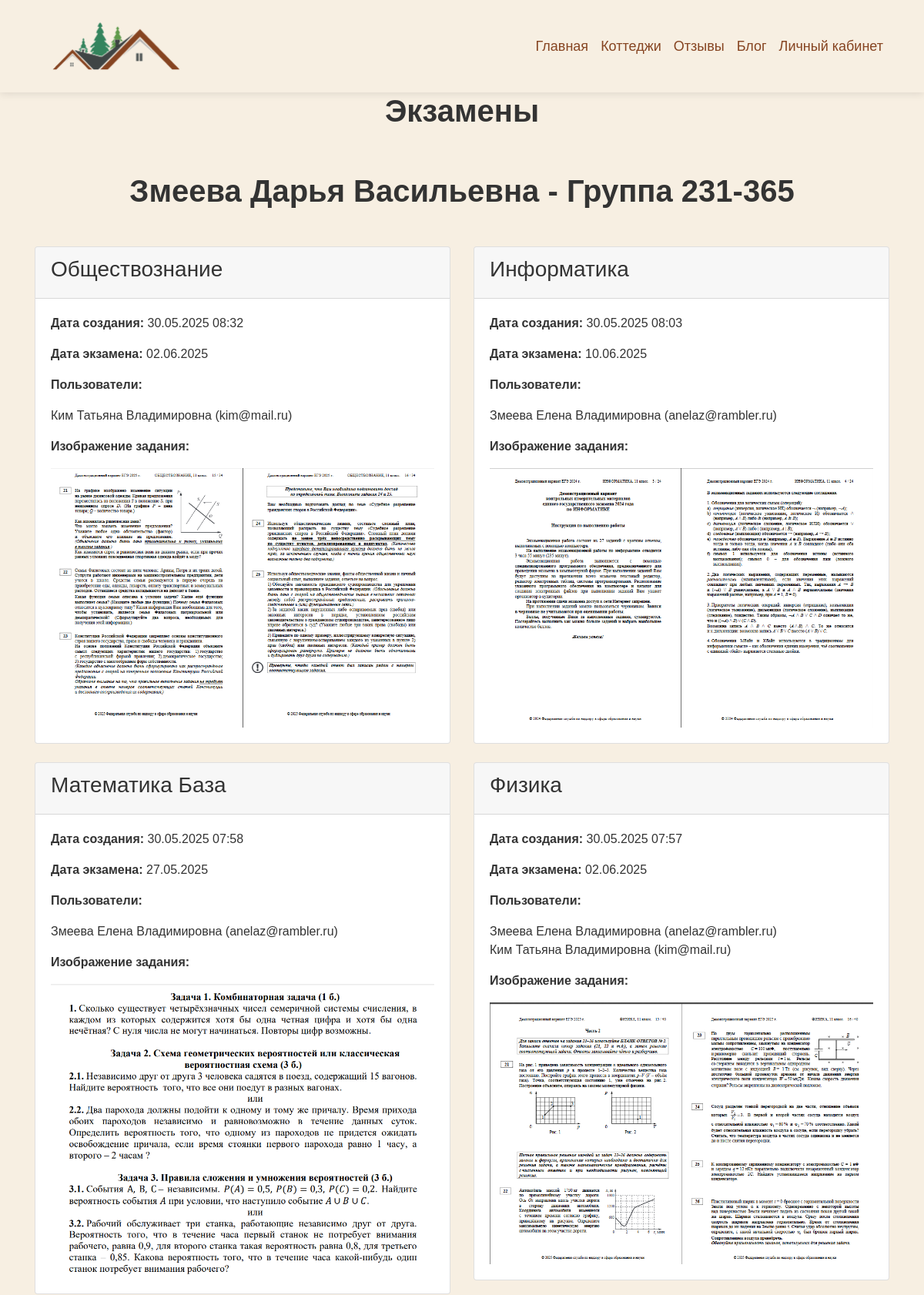
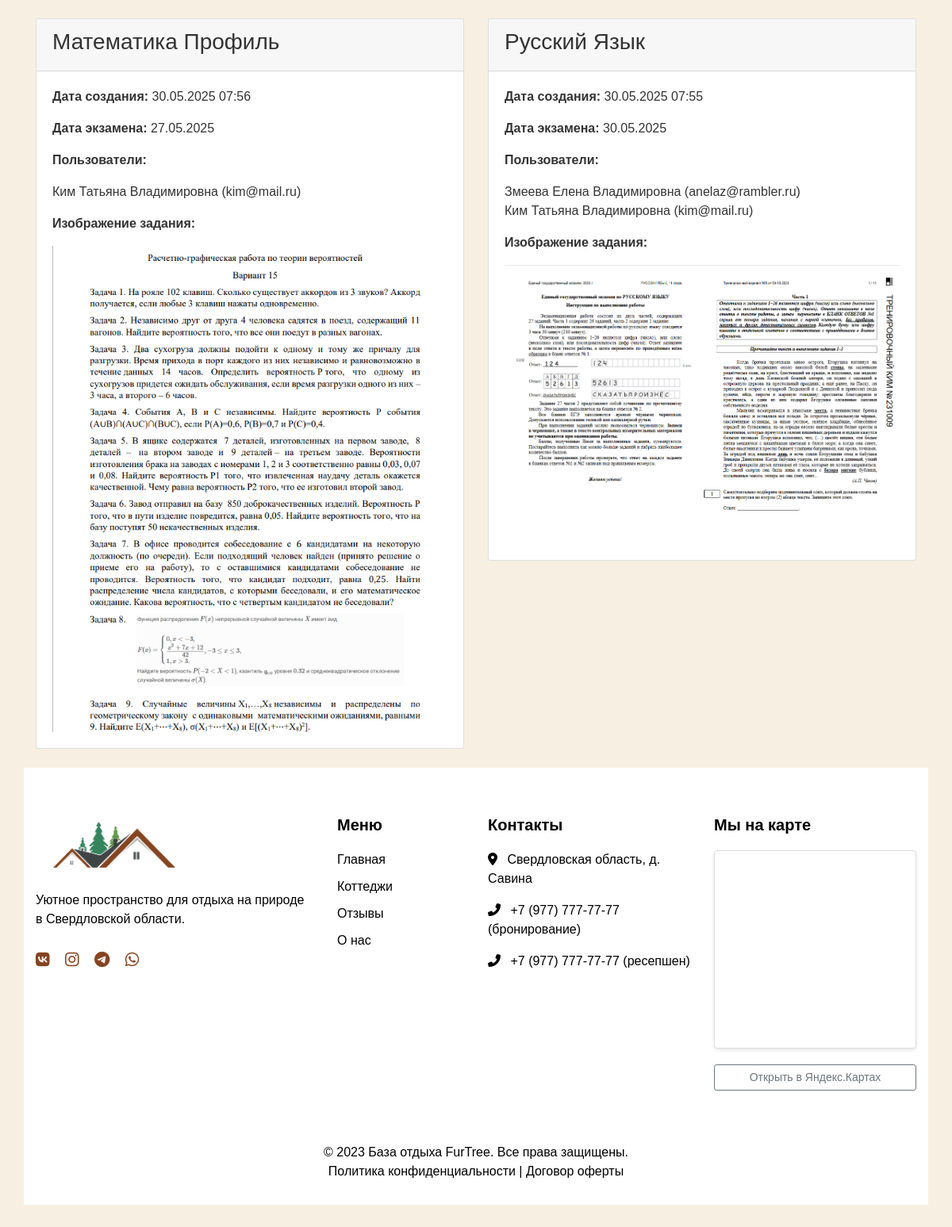
/DZexam/, run on the app's committed database (2 pictures, top to bottom).
### recreation/models.py (models this page shows, shortened)
class DZexam(models.Model):
    title = models.CharField(max_length=200, verbose_name="Название экзамена")
    created_at = models.DateTimeField(auto_now_add=True, verbose_name="Дата создания")
    exam_date = models.DateField(verbose_name="Дата проведения экзамена")
    image = models.ImageField(
        upload_to="exam_images/",
        verbose_name="Изображение задания",
        blank=True,
        null=True,
    )
    users = models.ManyToManyField(User, verbose_name="Пользователи")
    is_public = models.BooleanField(default=False, verbose_name="Опубликовано")
    class Meta:
        verbose_name = "Экзамен"
        verbose_name_plural = "Экзамены"
        ordering = ["-created_at"]

class CustomUser(AbstractUser):
    phone = models.CharField(
        _("Телефон"),
        max_length=12,
        default="+70000000000",
        help_text=_("Формат: +79991234567"),
    )
    last_name = models.CharField(_("Фамилия"), max_length=100, blank=False)
    username = models.CharField(_("Имя"), max_length=100, unique=True)
    patronymic = models.CharField(_("Отчество"), max_length=100, blank=True, null=True)
    REQUIRED_FIELDS = ["email", "phone", "last_name", "patronymic"]
    class Meta:
        db_table = "recreation_customuser"
        verbose_name = _("Пользователь")
        verbose_name_plural = _("Пользователи")
        ordering = ["last_name", "username"]
    def get_full_name(self):
        full_name = f"{self.last_name} {self.username}"  # Используем username как имя
        if self.patronymic:
            full_name += f" {self.patronymic}"
        return full_name.strip()

### recreation/views.py (the view)
# urls.py: path("DZexam/", views.dzexam_view, name="dzexam"),
def dzexam_view(request):
    exams = DZexam.objects.filter(is_public=True)
    return render(
        request,
        "dzexam.html",
        {"exams": exams, "fio": "Змеева Дарья Васильевна", "group": "Группа 231-365"},
    )

### recreation/templates/dzexam.html (shortened to what this page needs)
<!DOCTYPE html>
<html lang="ru">
<head>
    {% load static %}
    <link rel="stylesheet" href="https://stackpath.bootstrapcdn.com/bootstrap/4.5.2/css/bootstrap.min.css">
    <link rel="stylesheet" href="https://cdnjs.cloudflare.com/ajax/libs/font-awesome/6.0.0/css/all.min.css">
    <link rel="stylesheet" href="https://cdnjs.cloudflare.com/ajax/libs/slick-carousel/1.8.1/slick.min.css">
    <link rel="stylesheet" href="https://cdnjs.cloudflare.com/ajax/libs/slick-carousel/1.8.1/slick-theme.min.css">
    <link rel="stylesheet" href="https://cdnjs.cloudflare.com/ajax/libs/bootstrap-datepicker/1.9.0/css/bootstrap-datepicker.min.css">
</head>
<body>
     <nav class="navbar navbar-expand-lg navbar-light">
        <div class="container">
            <a class="navbar-brand" href="#">
                <img src="{% static 'images/logotip.png' %}" alt="FurTree Logo">
            </a>
            <div class="collapse navbar-collapse" id="navbarNav">
                <ul class="navbar-nav ml-auto">
                    <li class="nav-item active">
                        <a class="nav-link" href="{% url 'home' %}">Главная</a>
                    </li>
                    <li class="nav-item">
                        <a class="nav-link" href="{% url 'cottages' %}">Коттеджи</a>
                    </li>
                    <li class="nav-item">
                        <a class="nav-link" href="{% url 'all_reviews' %}">Отзывы</a>
                    </li>
                    <li class="nav-item">
                        <a class="nav-link" href="{% url 'post_list' %}">Блог</a>
                    </li>
                    <li class="nav-item">
                        <a class="nav-link" href="{% url 'account' %}">Личный кабинет</a>
                    </li>
                </ul>
            </div>
        </div>
    </nav>
            <h1>Экзамены</h1>
            {% block content %}
            <div class="container py-5">
                <h1 class="text-center mb-5">{{ fio }} - {{ group }}</h1>
                <div class="row">
                    {% for exam in exams %}
                    <div class="col-md-6 mb-4">
                        <div class="card">
                            <div class="card-header">
                                <h3>{{ exam.title }}</h3>
                            </div>
                            <div class="card-body">
                                <p><strong>Дата создания:</strong> {{ exam.created_at|date:"d.m.Y H:i" }}</p>
                                <p><strong>Дата экзамена:</strong> {{ exam.exam_date|date:"d.m.Y" }}</p>
                                <p><strong>Пользователи:</strong></p>
                                <ul>
                                    {% for user in exam.users.all %}
                                    <ul>{{ user.get_full_name|default:user.username }} ({{ user.email }})</ul>
                                    {% endfor %}
                                </ul>
                                {% if exam.image %}
                                <div class="mt-3">
                                    <p><strong>Изображение задания:</strong></p>
                                    <img src="{{ exam.image.url }}" alt="{{ exam.title }}" class="img-fluid">
                                </div>
                                {% endif %}
                            </div>
                        </div>
                    </div>
                    {% endfor %}
            {% endblock %}
            <footer class="footer">
                <div class="container">
                    <div class="row">
                        <div class="col-lg-4 mb-5 mb-lg-0">
                        <img src="{% static 'images/logotip.png' %}" alt="FurTree Logo" class="footer-logo">
                        <p>Уютное пространство для отдыха на природе в Свердловской области.</p>
                        <div class="social-icons mt-4">
                            <a href="#"><i class="fab fa-vk"></i></a>
                            <a href="#"><i class="fab fa-instagram"></i></a>
                            <a href="#"><i class="fab fa-telegram"></i></a>
                            <a href="#"><i class="fab fa-whatsapp"></i></a>
                        </div>
                    </div>
                    <div class="col-lg-2 col-md-6 mb-5 mb-md-0">
                    <h3 class="footer-title">Меню</h3>
                    <div class="footer-links">
                        <a href="#">Главная</a>
                        <a href="{% url 'cottages' %}">Коттеджи</a>
                        <a href="{% url 'all_reviews' %}">Отзывы</a>
                        <a href="#">О нас</a>
                    </div>
                </div>
                <div class="col-lg-3 col-md-6 mb-5 mb-md-0">
                    <h3 class="footer-title">Контакты</h3>
                    <div class="footer-links">
                        <p><i class="fas fa-map-marker-alt mr-2"></i> Свердловская область, д. Савина</p>
                        <p><i class="fas fa-phone-alt mr-2"></i> +7 (977) 777-77-77 (бронирование)</p>
                        <p><i class="fas fa-phone-alt mr-2"></i> +7 (977) 777-77-77 (ресепшен)</p>
                    </div>
                </div>
                <div class="col-lg-3 col-md-6">
                    <h3 class="footer-title">Мы на карте</h3>
                    <div class="map-container">
                        <iframe
                            src="https://yandex.ru/map-widget/v1/?ll=63.190568%2C56.901132&z=15&pt=63.190568,56.901132,pm2grl"
                            width="100%"
                            height="250"
                            frameborder="0"
                            allowfullscreen="true"
                            style="border: 1px solid #ddd; border-radius: 4px;">
                        </iframe>
                        <a href="https://yandex.ru/maps/?ll=63.190568%2C56.901132&z=15&pt=63.190568,56.901132,pm2grl"
                        target="_blank"
                        class="btn btn-sm btn-outline-secondary mt-2 d-block">
                            Открыть в Яндекс.Картах
                        </a>
                    </div>
                </div>
            </div>
            <div class="copyright">
                <p class="mb-0">© 2023 База отдыха FurTree. Все права защищены.</p>
                <p class="mb-0">Политика конфиденциальности | Договор оферты</p>
            </div>
        </div>
    </footer>
</body>
</html>

### recreation/templates/dzexam.html (style rules this page uses)
:root { --primary-color: #864421; --secondary-color: #f7efe2; --text-color: #333; --light-text: #fff; --dark-brown: #5a2d0c; --transition: all 0.3s ease; }
* { margin: 0; padding: 0; box-sizing: border-box; font-family: 'Montserrat', sans-serif; }
body { background-color: var(--secondary-color); color: var(--text-color); overflow-x: hidden; }
.navbar { background-color: var(--secondary-color) !important; padding: 15px 0; box-shadow: 0 2px 10px rgba(0, 0, 0, 0.1); }
.navbar-brand img { height: 80px; transition: var(--transition); }
.navbar-nav .nav-link { color: var(--primary-color) !important; font-weight: 500; font-size: 18px; padding: 10px 15px; transition: var(--transition); }
h1 { text-align: center; font-weight: bold; }
.footer { background-color: #fff; color: #000; padding: 60px 0 30px; }
.footer-logo { max-width: 200px; margin-bottom: 20px; }
.footer-title { font-size: 20px; font-weight: 600; margin-bottom: 20px; }
.footer-links a { color: #000; display: block; margin-bottom: 10px; transition: var(--transition); }
.social-icons a { color: #864421; font-size: 20px; margin-right: 15px; transition: var(--transition); }
.copyright { border-top: 1px solid rgba(255, 255, 255, 0.1); padding-top: 20px; margin-top: 30px; text-align: center; }
.map-container { margin-bottom: 15px; position: relative; }
.map-container iframe { border-radius: 5px; box-shadow: 0 2px 4px rgba(0,0,0,0.1); margin-bottom: 5px; width: 100%; aspect-ratio: 16/9; min-height: 250px; }
.map-container .btn { width: 100%; padding: 5px 10px; font-size: 14px; }

### data on the page
DZexam: title "Обществознание", created_at "30.05.2025 08:32", exam_date "02.06.2025", image (picture)
CustomUser: get_full_name "Ким Татьяна Владимировна", email "kim@mail.ru"
DZexam: title "Информатика", created_at "30.05.2025 08:03", exam_date "10.06.2025", image (picture)
CustomUser: get_full_name "Змеева Елена Владимировна", email "anelaz@rambler.ru"
DZexam: title "Математика База", created_at "30.05.2025 07:58", exam_date "27.05.2025", image (picture)
DZexam: title "Физика", created_at "30.05.2025 07:57", exam_date "02.06.2025", image (picture)
DZexam: title "Математика Профиль", created_at "30.05.2025 07:56", exam_date "27.05.2025", image (picture)
DZexam: title "Русский Язык", created_at "30.05.2025 07:55", exam_date "30.05.2025", image (picture)

### other printed values
{{ fio }} "Змеева Дарья Васильевна"
{{ group }} "Группа 231-365"
